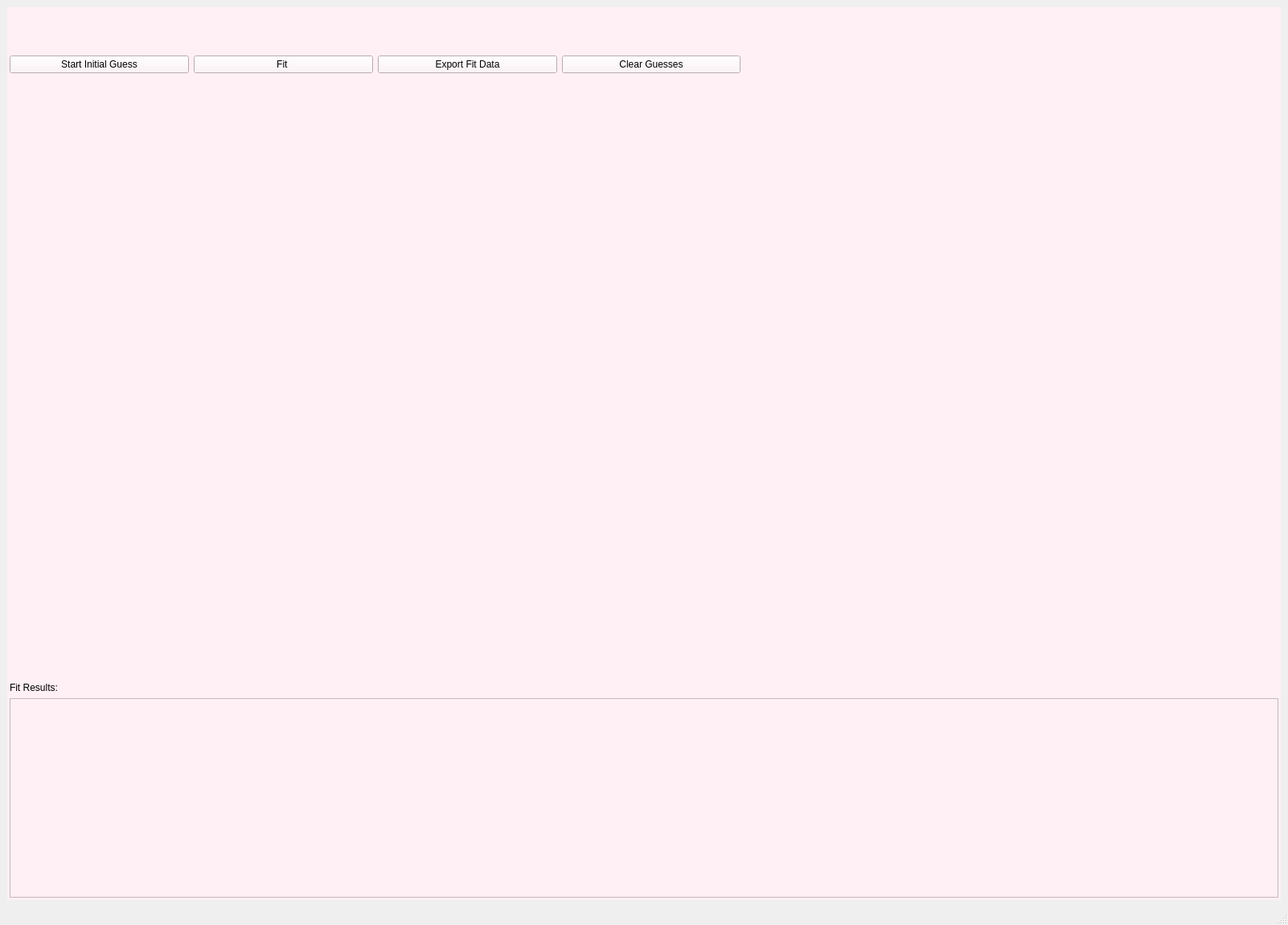
<?xml version="1.0" encoding="UTF-8"?>
<ui version="4.0">
 <class>MainWindow</class>
 <widget class="QMainWindow" name="MainWindow">
  <property name="geometry">
   <rect>
    <x>0</x>
    <y>0</y>
    <width>1602</width>
    <height>1150</height>
   </rect>
  </property>
  <property name="windowTitle">
   <string>MainWindow</string>
  </property>
  <widget class="QWidget" name="centralwidget_PF">
   <layout class="QVBoxLayout" name="verticalLayout">
    <item>
     <widget class="QWidget" name="widget_PF" native="true">
      <property name="styleSheet">
       <string notr="true">background-color: #FFF0F5;
</string>
      </property>
      <layout class="QVBoxLayout" name="verticalLayout_4">
       <property name="spacing">
        <number>1</number>
       </property>
       <property name="leftMargin">
        <number>1</number>
       </property>
       <property name="topMargin">
        <number>1</number>
       </property>
       <property name="rightMargin">
        <number>1</number>
       </property>
       <property name="bottomMargin">
        <number>1</number>
       </property>
       <item>
        <widget class="QWidget" name="widget_2_PF" native="true">
         <layout class="QVBoxLayout" name="verticalLayout_2" stretch="1,5,2">
          <property name="spacing">
           <number>1</number>
          </property>
          <property name="leftMargin">
           <number>1</number>
          </property>
          <property name="topMargin">
           <number>1</number>
          </property>
          <property name="rightMargin">
           <number>1</number>
          </property>
          <property name="bottomMargin">
           <number>1</number>
          </property>
          <item>
           <widget class="QWidget" name="widget_3_PF" native="true">
            <layout class="QHBoxLayout" name="horizontalLayout" stretch="1,1,1,1,3">
             <property name="spacing">
              <number>6</number>
             </property>
             <property name="leftMargin">
              <number>1</number>
             </property>
             <property name="topMargin">
              <number>1</number>
             </property>
             <property name="rightMargin">
              <number>1</number>
             </property>
             <property name="bottomMargin">
              <number>1</number>
             </property>
             <item>
              <widget class="QPushButton" name="pushButton_PF">
               <property name="text">
                <string>Start Initial Guess</string>
               </property>
              </widget>
             </item>
             <item>
              <widget class="QPushButton" name="pushButton_2_PF">
               <property name="text">
                <string>Fit </string>
               </property>
              </widget>
             </item>
             <item>
              <widget class="QPushButton" name="pushButton_4_PF">
               <property name="text">
                <string>Export Fit Data</string>
               </property>
              </widget>
             </item>
             <item>
              <widget class="QPushButton" name="pushButton_3_PF">
               <property name="text">
                <string>Clear Guesses</string>
               </property>
              </widget>
             </item>
             <item>
              <spacer name="horizontalSpacer">
               <property name="orientation">
                <enum>Qt::Horizontal</enum>
               </property>
               <property name="sizeHint" stdset="0">
                <size>
                 <width>40</width>
                 <height>20</height>
                </size>
               </property>
              </spacer>
             </item>
            </layout>
           </widget>
          </item>
          <item>
           <widget class="PlotWidget" name="widget_4_PF" native="true"/>
          </item>
          <item>
           <widget class="QWidget" name="widget_5_PF" native="true">
            <layout class="QVBoxLayout" name="verticalLayout_3" stretch="1,10">
             <property name="spacing">
              <number>1</number>
             </property>
             <property name="leftMargin">
              <number>1</number>
             </property>
             <property name="topMargin">
              <number>1</number>
             </property>
             <property name="rightMargin">
              <number>1</number>
             </property>
             <property name="bottomMargin">
              <number>1</number>
             </property>
             <item>
              <widget class="QLabel" name="label_PF">
               <property name="text">
                <string>Fit Results:</string>
               </property>
              </widget>
             </item>
             <item>
              <widget class="QTextEdit" name="textEdit"/>
             </item>
            </layout>
           </widget>
          </item>
         </layout>
        </widget>
       </item>
      </layout>
     </widget>
    </item>
   </layout>
  </widget>
  <widget class="QMenuBar" name="menubar">
   <property name="geometry">
    <rect>
     <x>0</x>
     <y>0</y>
     <width>1602</width>
     <height>38</height>
    </rect>
   </property>
  </widget>
  <widget class="QStatusBar" name="statusbar"/>
 </widget>
 <customwidgets>
  <customwidget>
   <class>PlotWidget</class>
   <extends>QWidget</extends>
   <header location="global">pyqtgraph</header>
   <container>1</container>
  </customwidget>
 </customwidgets>
 <resources/>
 <connections/>
</ui>
